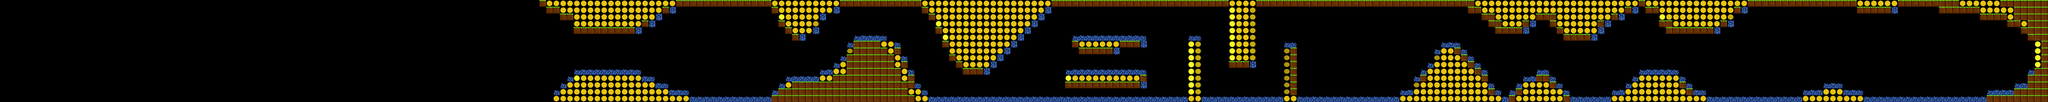

A level layout from a 2D game, rendered from its tile map. Below: a short description, then the map file with tile-grid data replaced by summaries:
An orthogonal 300x15 tile map with 32x32 px tiles, 1 tile layer (scenario) and 391 objects.

<map version="1.0" orientation="orthogonal" renderorder="right-down" width="300" height="15" tilewidth="32" tileheight="32" nextobjectid="392">
 <tileset firstgid="1" name="tile" tilewidth="32" tileheight="32">
  <image source="../../images/map/tile.png" width="192" height="96" />
 </tileset>
 <layer name="scenario" width="300" height="15">
  <properties>
   <property name="tileset" value="tile" />
  </properties>
  <data>[4500 cells, 1293 non-empty, 12 distinct tile ids]</data>
 </layer>
 <objectgroup name="enemy">
  <object id="1" x="928" y="384" />
  <object id="2" x="960" y="384" />
  <object id="3" x="992" y="384" />
  <object id="4" x="1024" y="384" />
  <object id="5" x="1056" y="384" />
  <object id="6" x="1088" y="384" />
  <object id="7" x="1120" y="384" />
  <object id="8" x="1600" y="160" />
  <object id="9" x="1664" y="192" />
  <object id="10" x="1728" y="256" />
  <object id="11" x="1664" y="320" />
  <object id="12" x="1600" y="352" />
  <object id="13" x="2080" y="160" />
  <object id="14" x="2176" y="160" />
  <object id="15" x="2272" y="160" />
  <object id="16" x="2080" y="256" />
  <object id="17" x="2176" y="256" />
  <object id="18" x="2272" y="256" />
  <object id="19" x="2080" y="352" />
  <object id="20" x="2176" y="352" />
  <object id="21" x="2272" y="352" />
  <object id="22" x="1216" y="96" />
  <object id="23" x="1056" y="96" />
  <object id="24" x="1120" y="96" />
  <object id="25" x="1184" y="96" />
  <object id="26" x="1024" y="96" />
  <object id="27" x="1088" y="96" />
  <object id="28" x="1152" y="96" />
  <object id="29" x="1472" y="384" />
  <object id="30" x="1312" y="384" />
  <object id="31" x="1376" y="384" />
  <object id="32" x="1440" y="384" />
  <object id="33" x="1280" y="384" />
  <object id="34" x="1344" y="384" />
  <object id="35" x="1408" y="384" />
  <object id="36" x="1952" y="192" />
  <object id="37" x="1792" y="192" />
  <object id="38" x="1856" y="192" />
  <object id="39" x="1920" y="192" />
  <object id="40" x="1760" y="192" />
  <object id="41" x="1824" y="192" />
  <object id="42" x="1888" y="192" />
  <object id="43" x="1952" y="320" />
  <object id="44" x="1792" y="320" />
  <object id="45" x="1856" y="320" />
  <object id="46" x="1920" y="320" />
  <object id="47" x="1760" y="320" />
  <object id="48" x="1824" y="320" />
  <object id="49" x="1888" y="320" />
  <object id="50" x="1696" y="224" />
  <object id="51" x="1696" y="288" />
  <object id="52" x="1632" y="352" />
  <object id="53" x="1632" y="160" />
  <object id="54" x="1568" y="160" />
  <object id="55" x="1568" y="352" />
  <object id="56" x="2112" y="160" />
  <object id="57" x="2144" y="160" />
  <object id="58" x="2176" y="224" />
  <object id="59" x="2176" y="288" />
  <object id="60" x="2176" y="320" />
  <object id="61" x="2176" y="192" />
  <object id="62" x="2208" y="256" />
  <object id="63" x="2240" y="256" />
  <object id="64" x="2144" y="256" />
  <object id="65" x="2112" y="256" />
  <object id="66" x="2112" y="352" />
  <object id="67" x="2144" y="352" />
  <object id="68" x="2208" y="352" />
  <object id="69" x="2240" y="352" />
  <object id="70" x="2208" y="160" />
  <object id="71" x="2240" y="160" />
  <object id="72" x="1408" y="96" />
  <object id="73" x="1376" y="96" />
  <object id="74" x="1472" y="96" />
  <object id="75" x="1536" y="96" />
  <object id="76" x="1440" y="96" />
  <object id="77" x="1504" y="96" />
  <object id="78" x="1344" y="96" />
  <object id="79" x="2528" y="192" />
  <object id="80" x="2496" y="192" />
  <object id="81" x="2592" y="192" />
  <object id="82" x="2656" y="192" />
  <object id="83" x="2560" y="192" />
  <object id="84" x="2624" y="192" />
  <object id="85" x="2464" y="192" />
  <object id="86" x="2528" y="288" />
  <object id="87" x="2496" y="288" />
  <object id="88" x="2592" y="288" />
  <object id="89" x="2656" y="288" />
  <object id="90" x="2560" y="288" />
  <object id="91" x="2624" y="288" />
  <object id="92" x="2464" y="288" />
  <object id="93" x="3360" y="224" />
  <object id="94" x="3328" y="224" />
  <object id="95" x="3424" y="224" />
  <object id="96" x="3488" y="224" />
  <object id="97" x="3392" y="224" />
  <object id="98" x="3456" y="224" />
  <object id="99" x="3296" y="224" />
  <object id="100" x="3360" y="256" />
  <object id="101" x="3328" y="256" />
  <object id="102" x="3424" y="256" />
  <object id="103" x="3488" y="256" />
  <object id="104" x="3392" y="256" />
  <object id="105" x="3456" y="256" />
  <object id="106" x="3296" y="256" />
  <object id="107" x="3360" y="288" />
  <object id="108" x="3328" y="288" />
  <object id="109" x="3424" y="288" />
  <object id="110" x="3488" y="288" />
  <object id="111" x="3392" y="288" />
  <object id="112" x="3456" y="288" />
  <object id="113" x="3296" y="288" />
  <object id="114" x="3360" y="192" />
  <object id="115" x="3328" y="192" />
  <object id="116" x="3424" y="192" />
  <object id="117" x="3488" y="192" />
  <object id="118" x="3392" y="192" />
  <object id="119" x="3456" y="192" />
  <object id="120" x="3296" y="192" />
  <object id="121" x="4704" y="384" />
  <object id="122" x="4640" y="416" />
  <object id="123" x="4768" y="416" />
  <object id="124" x="4832" y="384" />
  <object id="125" x="4640" y="384" />
  <object id="126" x="4704" y="416" />
  <object id="127" x="4768" y="384" />
  <object id="128" x="4832" y="416" />
  <object id="129" x="4032" y="256" />
  <object id="130" x="4000" y="320" />
  <object id="131" x="4480" y="128" />
  <object id="132" x="4480" y="96" />
  <object id="133" x="5504" y="384" />
  <object id="134" x="5504" y="416" />
  <object id="135" x="5600" y="64" />
  <object id="136" x="5600" y="96" />
  <object id="137" x="5440" y="256" />
  <object id="138" x="5440" y="288" />
  <object id="139" x="5664" y="128" />
  <object id="140" x="5664" y="160" />
  <object id="141" x="5952" y="352" />
  <object id="142" x="5952" y="384" />
  <object id="143" x="6208" y="64" />
  <object id="144" x="6208" y="96" />
  <object id="145" x="6208" y="128" />
  <object id="146" x="6208" y="160" />
  <object id="147" x="6272" y="160" />
  <object id="148" x="6272" y="128" />
  <object id="149" x="6272" y="64" />
  <object id="150" x="6272" y="96" />
  <object id="151" x="6336" y="160" />
  <object id="152" x="6336" y="128" />
  <object id="153" x="6336" y="64" />
  <object id="154" x="6336" y="96" />
  <object id="155" x="6592" y="256" />
  <object id="156" x="6528" y="224" />
  <object id="157" x="6592" y="320" />
  <object id="158" x="6464" y="256" />
  <object id="159" x="6464" y="320" />
  <object id="160" x="6592" y="224" />
  <object id="161" x="6528" y="288" />
  <object id="162" x="6464" y="224" />
  <object id="163" x="6528" y="256" />
  <object id="164" x="6592" y="288" />
  <object id="165" x="6464" y="288" />
  <object id="166" x="6528" y="320" />
  <object id="167" x="6848" y="96" />
  <object id="168" x="6784" y="64" />
  <object id="169" x="6848" y="160" />
  <object id="170" x="6720" y="96" />
  <object id="171" x="6720" y="160" />
  <object id="172" x="6848" y="64" />
  <object id="173" x="6784" y="128" />
  <object id="174" x="6720" y="64" />
  <object id="175" x="6784" y="96" />
  <object id="176" x="6848" y="128" />
  <object id="177" x="6720" y="128" />
  <object id="178" x="6784" y="160" />
  <object id="179" x="7136" y="288" />
  <object id="180" x="7200" y="288" />
  <object id="181" x="7200" y="256" />
  <object id="182" x="7136" y="256" />
  <object id="183" x="7424" y="352" />
  <object id="184" x="7488" y="352" />
  <object id="185" x="7488" y="320" />
  <object id="186" x="7424" y="320" />
  <object id="187" x="7616" y="256" />
  <object id="188" x="7680" y="256" />
  <object id="189" x="7680" y="224" />
  </objectgroup>
 <objectgroup name="block">
  <!-- 161 objects omitted --></objectgroup>
</map>
<!-- 202 of 391 objects omitted -->